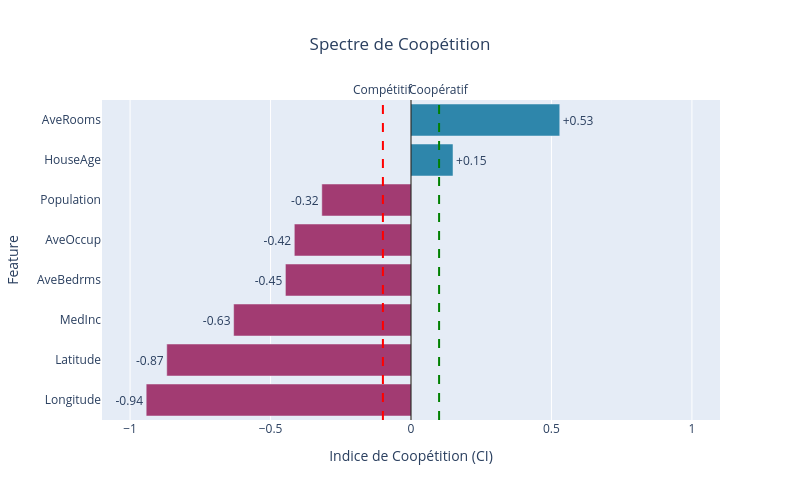

Source (notebook cell):
### Code cell
# Spectre de coopétition
fig_spectrum = plot_coopetition_spectrum(
    coopetition_result,
    title="Spectre de Coopétition"
)
fig_spectrum.show()

### Figure 1 — Plotly figure (JSON) as saved in the notebook; plotly's stock layout.template omitted (floating-point values rounded to 4 significant figures)
{"data": [{"hovertemplate": "<b>%{y}</b><br>CI = %{x:.3f}<extra></extra>", "marker": {"color": ["#A23B72", "#A23B72", "#A23B72", "#A23B72", "#A23B72", "#A23B72", "#2E86AB", "#2E86AB"]}, "orientation": "h", "text": ["-0.94", "-0.87", "-0.63", "-0.45", "-0.42", "-0.32", "+0.15", "+0.53"], "textposition": "outside", "type": "bar", "x": [-0.9427, -0.8695, -0.6314, -0.4471, -0.4154, -0.3175, 0.1496, 0.5295], "y": ["Longitude", "Latitude", "MedInc", "AveBedrms", "AveOccup", "Population", "HouseAge", "AveRooms"]}], "layout": {"annotations": [{"showarrow": false, "text": "Coopératif", "x": 0.1, "xanchor": "center", "xref": "x", "y": 1, "yanchor": "bottom", "yref": "y domain"}, {"showarrow": false, "text": "Compétitif", "x": -0.1, "xanchor": "center", "xref": "x", "y": 1, "yanchor": "bottom", "yref": "y domain"}], "height": 500, "shapes": [{"line": {"color": "green", "dash": "dash"}, "type": "line", "x0": 0.1, "x1": 0.1, "xref": "x", "y0": 0, "y1": 1, "yref": "y domain"}, {"line": {"color": "red", "dash": "dash"}, "type": "line", "x0": -0.1, "x1": -0.1, "xref": "x", "y0": 0, "y1": 1, "yref": "y domain"}, {"line": {"color": "black", "width": 1}, "type": "line", "x0": 0, "x1": 0, "xref": "x", "y0": 0, "y1": 1, "yref": "y domain"}], "showlegend": false, "title": {"text": "Spectre de Coopétition", "x": 0.5}, "width": 800, "xaxis": {"range": [-1.1, 1.1], "title": {"text": "Indice de Coopétition (CI)"}}, "yaxis": {"title": {"text": "Feature"}}}}
